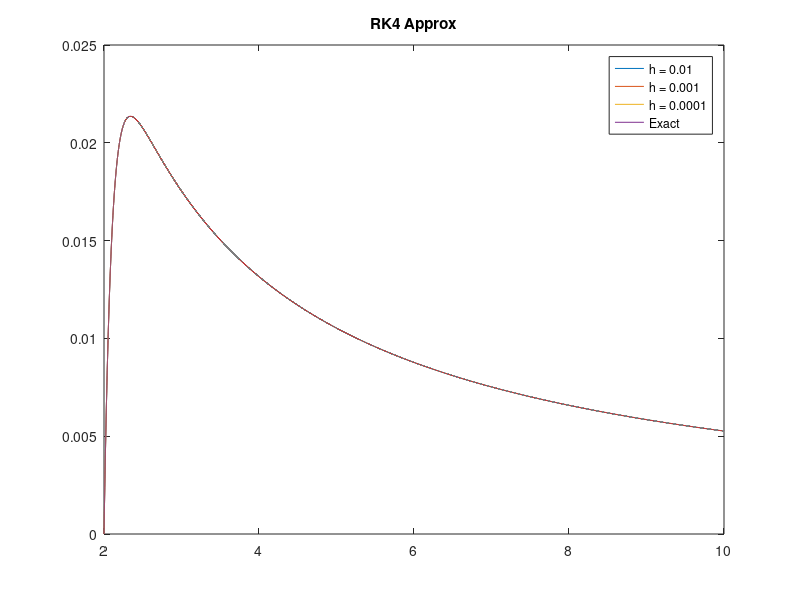
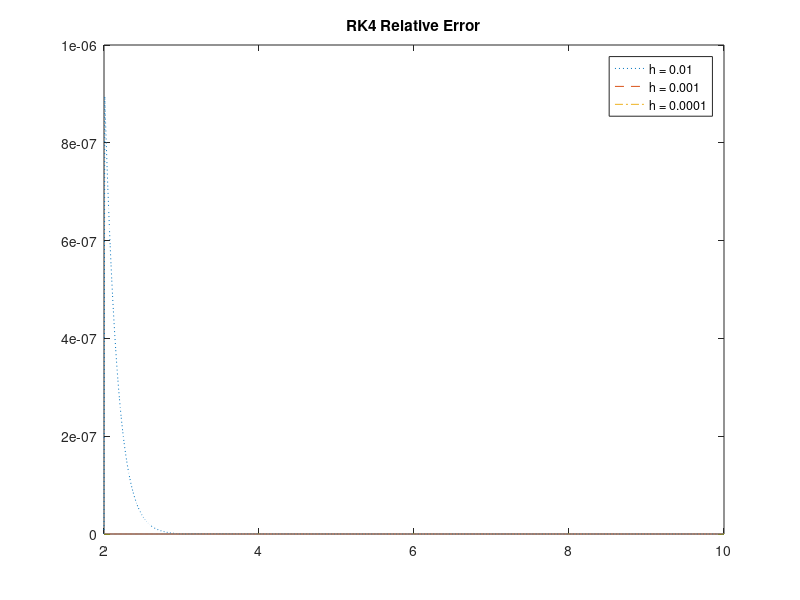

MATLAB code for these plots, in order:
% Matt McDade
% ANM 2 
% HW 4 problem 1

function hw_4_1
    close all;
    
    f = @(x, y) (1-20*x*y)./(x.^2);
    f_ex = @(x) (1./(19*x)) - (524288./(19*x.^20));
    a = 2; b = 10; ya = 0;
    
    [T1,Y1] = rk4(f, a, b, ya, 0.01);
    [T2,Y2] = rk4(f, a, b, ya, 0.001);
    [T3,Y3] = rk4(f, a, b, ya, 0.0001);
    
    figure(); plot(T1,Y1,T2,Y2,T3,Y3,T3,f_ex(T3))
    title("RK4 Approx"); legend("h = 0.01","h = 0.001","h = 0.0001","Exact")
    
    relerr1 = relerr(f_ex, T1, Y1);
    relerr2 = relerr(f_ex, T2, Y2);
    relerr3 = relerr(f_ex, T3, Y3);
    figure(); plot(T1, relerr1, ':', T2, relerr2, '--', T3, relerr3, '-.')
    title("RK4 Relative Error"); legend("h = 0.01","h = 0.001","h = 0.0001")
    
    function [t, y] = rk4(f, a, b, ya, h)
        t = a:h:b;
        N = length(t);
        y(a) = ya;
        for i = 1:N-1
            F1 = f(t(i), y(i));
            F2 = f(t(i) + h/2, y(i) + (h/2) * F1);
            F3 = f(t(i) + h/2, y(i) + (h/2) * F2);
            F4 = f(t(i+1), y(i) + h * F3);
            y(i+1) = y(i) + (h/6)*(F1 + 2*F2 + 2*F3 + F4);
        end
    end
    
    function relerr = relerr(f_ex, x, y)
        y_ex = f_ex(x);
        relerr = abs(y_ex - y) ./ (abs(y_ex) + eps);
    end
    
end